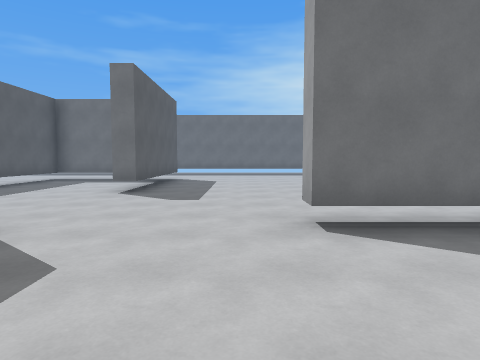
View 1 (above)

24 first-person views from a walk through a Godot game level. The camera is 1.5 m above the floor, tilts 4° down and sees 75° across. The floor is counted in squares, 2 m on a side. Each view is taken from the middle of a square. On the plan, view 1 faces up. The plan holds only what a view shows up to about 10 squares ahead; the rest is blank.

View 2
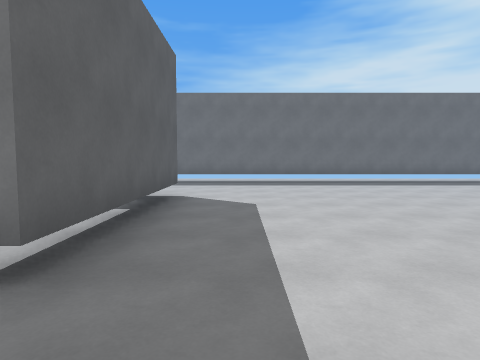

View 3
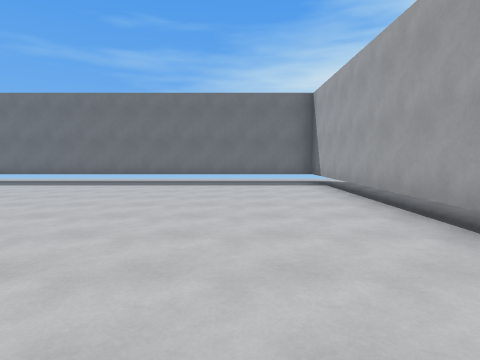

View 4
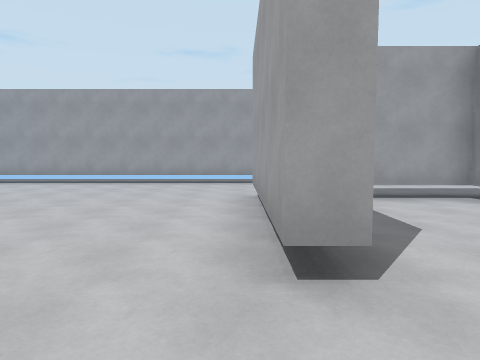

View 5
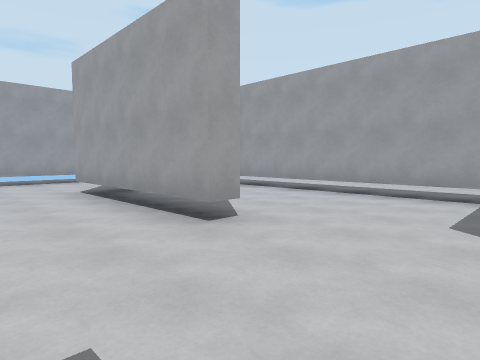

View 6
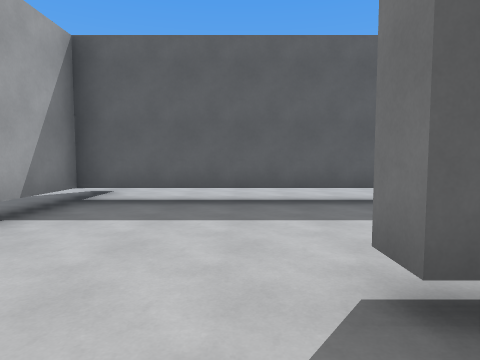

View 7
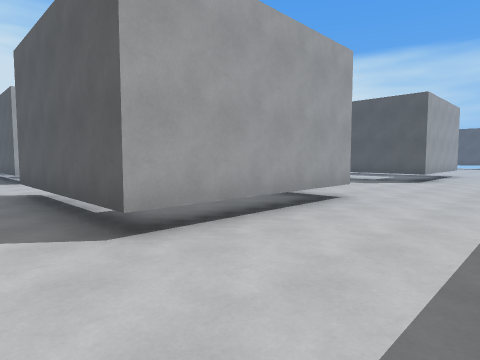

View 8
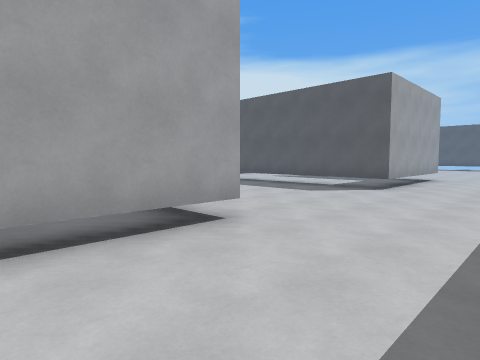

View 9
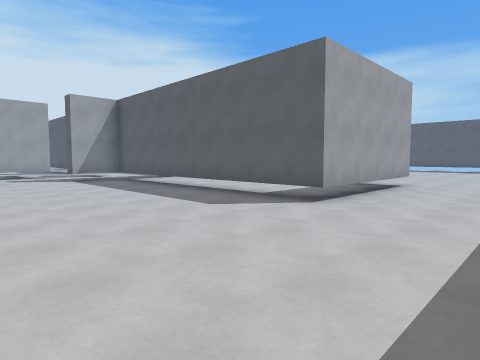

View 10
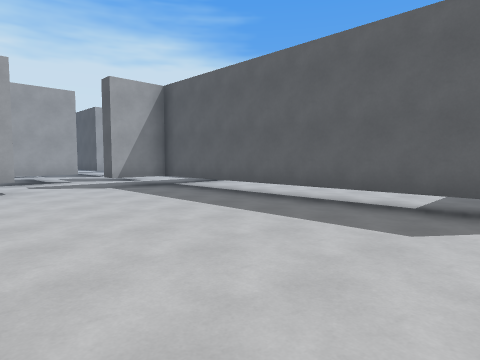

View 11
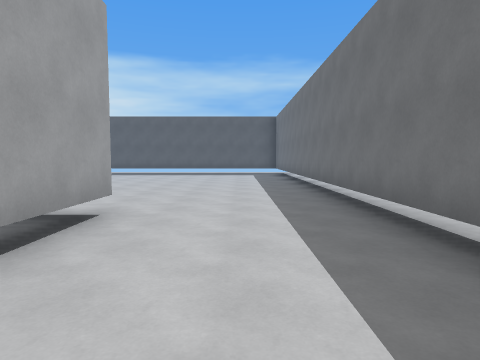

View 12
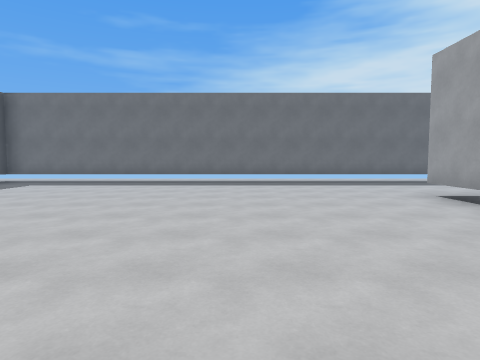

View 13
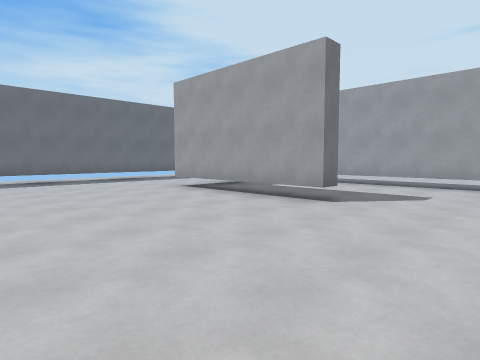

View 14
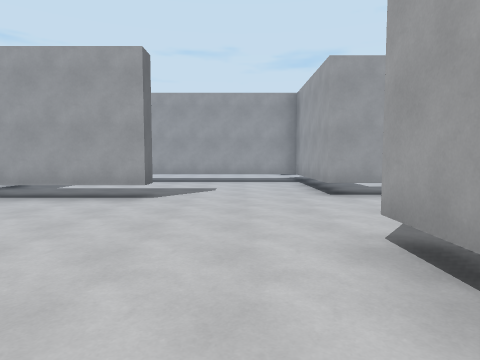

View 15
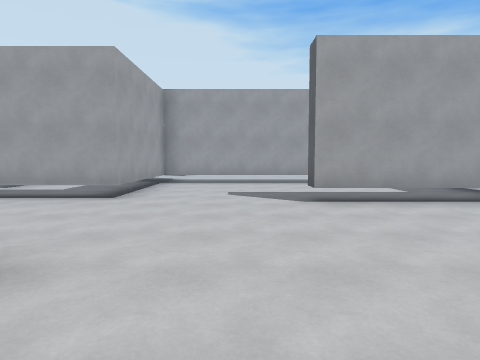

View 16
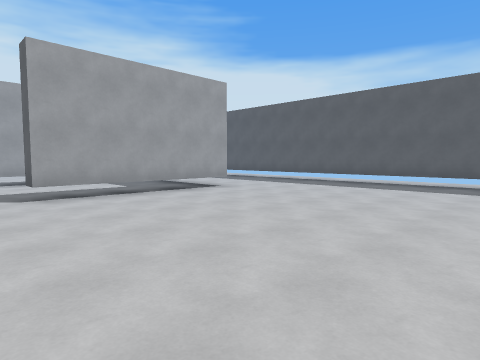

View 17
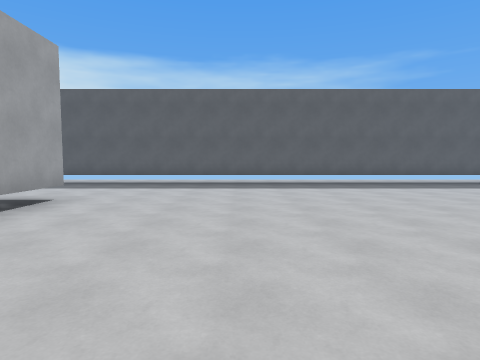

View 18
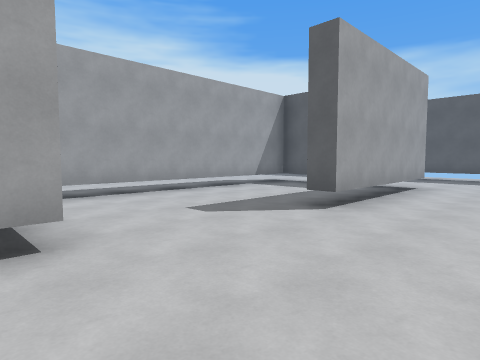

View 19
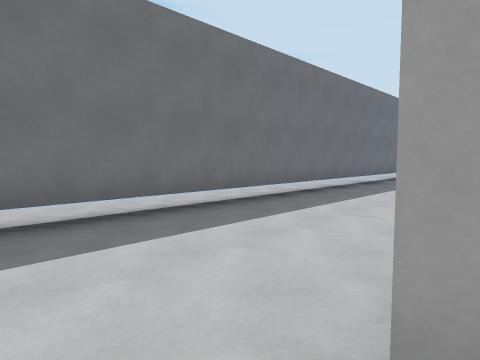

View 20
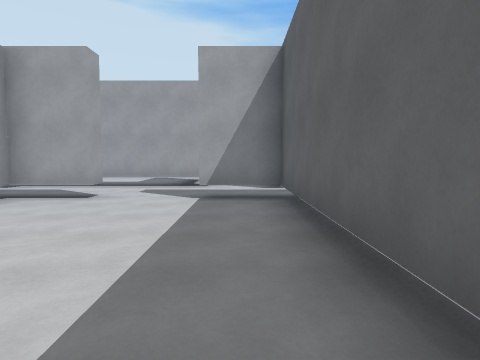

View 21
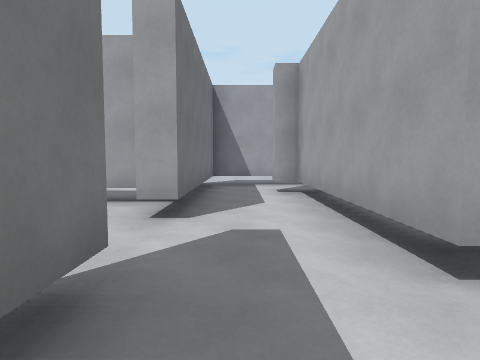

View 22
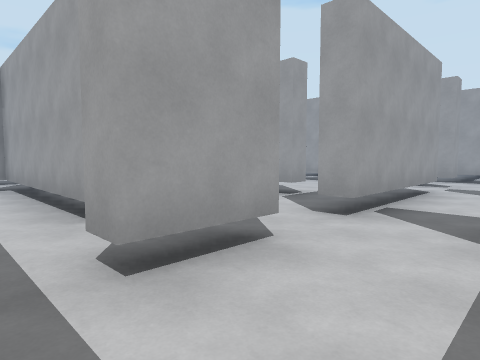

View 23
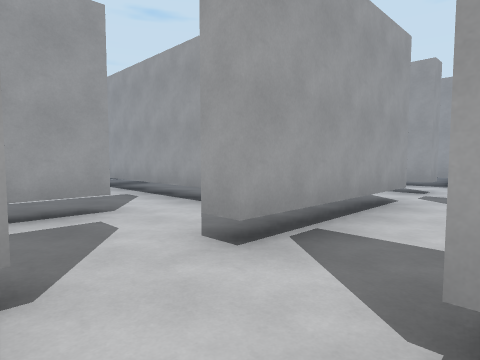

View 24
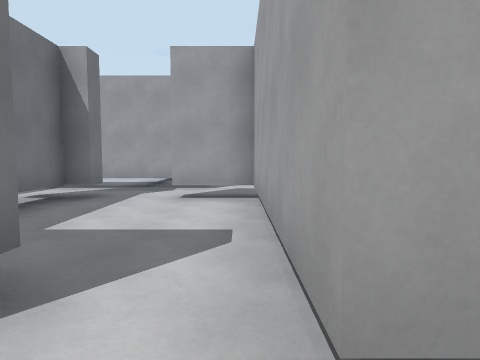

### Floor plan
Key: @ floor where view 1 was taken; # wall or solid block; . floor; T thing the floor can be seen under or through.
Columns run from 28 left of view 1 to 9 right of it. Each row starts with its distance up from view 1.
 15 ######################   #############
 14 #....................................#
 13 #....................................#
 12 #....................................#
 11 #...........TTTTT.....TTTT...........#
 10 #...........T...T.....T.. T..........#
  9 #...........T...T.....T...T..........#
  8 #...........T...T.....T...#..........#
  7 #...........T...T.....T...#..........#
  6 #...............T.....T..............#
  5 #...............T.....T..............#
  4 #...............T.....T..............#
  3 #....####....#####..TTTTT#...#####...#
  2 #....#.......#...........#.......#
  1     .#.......#..#......#.#.......#..
  0      #.......#..#.######.#..@....#...
 -1      #########.....#.....#########...
 -2        .....  #.#......#. .......  ..
 -3         ...    .#......#........
 -4                .#.######
 -5                .#......
 -6                ... ..
 -7                ...
 -8                .#
 -9                 .
-10                 #

Positions as (right, up) in squares from view 1, and headings:
1: (0, 0), facing up
2: (-1, 5), facing up
3: (6, 5), facing up
4: (-1, 4), facing right
5: (-2, 6), facing down-right
6: (-1, 6), facing left
7: (-1, 14), facing down-left
8: (-4, 14), facing down-left
9: (-7, 14), facing down-left
10: (-7, 11), facing down-left
11: (-12, 13), facing left
12: (-20, 5), facing up
13: (-21, 4), facing up-right
14: (-22, 5), facing right
15: (-18, 9), facing down
16: (-18, 10), facing down-left
17: (-18, 7), facing left
18: (-15, 6), facing down-left
19: (-17, 11), facing up-right
20: (-11, 9), facing down
21: (-12, 2), facing right
22: (-14, 2), facing down-right
23: (-14, 0), facing down-right
24: (-11, -3), facing right
